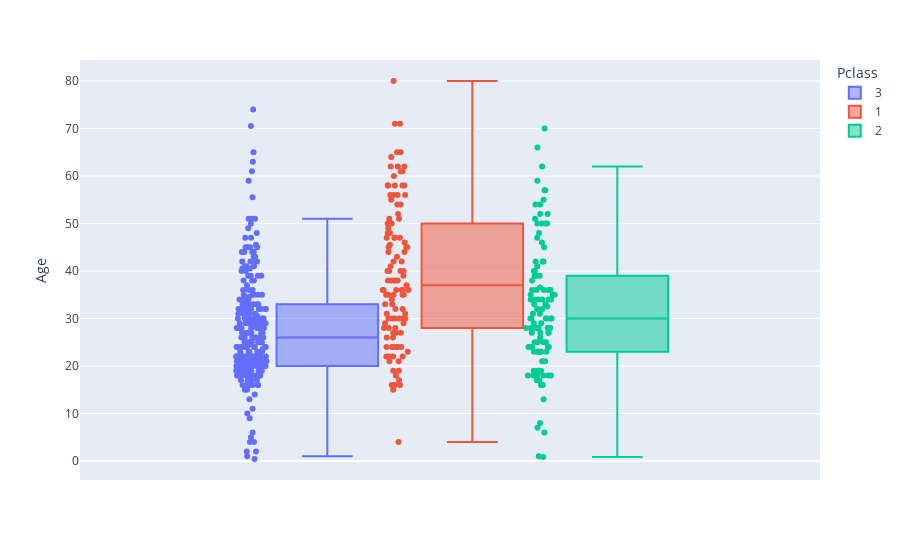

This figure's notebook cell:
### Code cell
fig = px.box(original_train_set[original_train_set['SibSp']==0], y="Age", points="all", color = 'Pclass')
fig.show()

### Figure 1 — Plotly figure (JSON) as saved in the notebook; plotly's stock layout.template omitted (floating-point values rounded to 4 significant figures; data arrays with more than 128 entries replaced by an {"elided": "..."} marker saying what was removed)
{"data": [{"alignmentgroup": "True", "boxpoints": "all", "hovertemplate": "Pclass=3<br>Age=%{y}<extra></extra>", "legendgroup": "3", "marker": {"color": "#636efa"}, "name": "3", "notched": false, "offsetgroup": "3", "orientation": "v", "showlegend": true, "type": "box", "x0": " ", "xaxis": "x", "y": {"elided": "351 float values"}, "y0": " ", "yaxis": "y"}, {"alignmentgroup": "True", "boxpoints": "all", "hovertemplate": "Pclass=1<br>Age=%{y}<extra></extra>", "legendgroup": "1", "marker": {"color": "#EF553B"}, "name": "1", "notched": false, "offsetgroup": "1", "orientation": "v", "showlegend": true, "type": "box", "x0": " ", "xaxis": "x", "y": {"elided": "137 float values"}, "y0": " ", "yaxis": "y"}, {"alignmentgroup": "True", "boxpoints": "all", "hovertemplate": "Pclass=2<br>Age=%{y}<extra></extra>", "legendgroup": "2", "marker": {"color": "#00cc96"}, "name": "2", "notched": false, "offsetgroup": "2", "orientation": "v", "showlegend": true, "type": "box", "x0": " ", "xaxis": "x", "y": [55, null, 35, 34, 66, 21, 29, 32, 21, 0.83, 17, 34, 32.5, 25, 23, 18, 36.5, 42, 51, 40, 30, null, 32, 19, 24, 35, 30, 30, 27, 19, 18, 59, 24, 8, 19, 33, 29, 24, 50, 36, 41, null, 42, 36, null, 54, 30, 36, 28, 25, 36, 24, 40, 38, 18, 36, 17, 46, 23, 28, null, 18, 30, 19, 31, 28, 13, 50, 48, null, 23, null, 33, 34, 50, 7, null, 27, 28, 62, 34, 54, 47, null, 26, 57, 28, 18, 23, 25, 70, 31, null, 52, 39, 45, 52, 27, 6, 34, 50, null, 23, 23, 30, 18, 57, 16, 39, 34, 39, 35, 1, 16, 28, 24, 42, 25, 28, 27], "y0": " ", "yaxis": "y"}], "layout": {"boxmode": "group", "legend": {"title": {"text": "Pclass"}, "tracegroupgap": 0}, "margin": {"t": 60}, "xaxis": {"anchor": "y", "domain": [0, 1]}, "yaxis": {"anchor": "x", "domain": [0, 1], "title": {"text": "Age"}}}}
